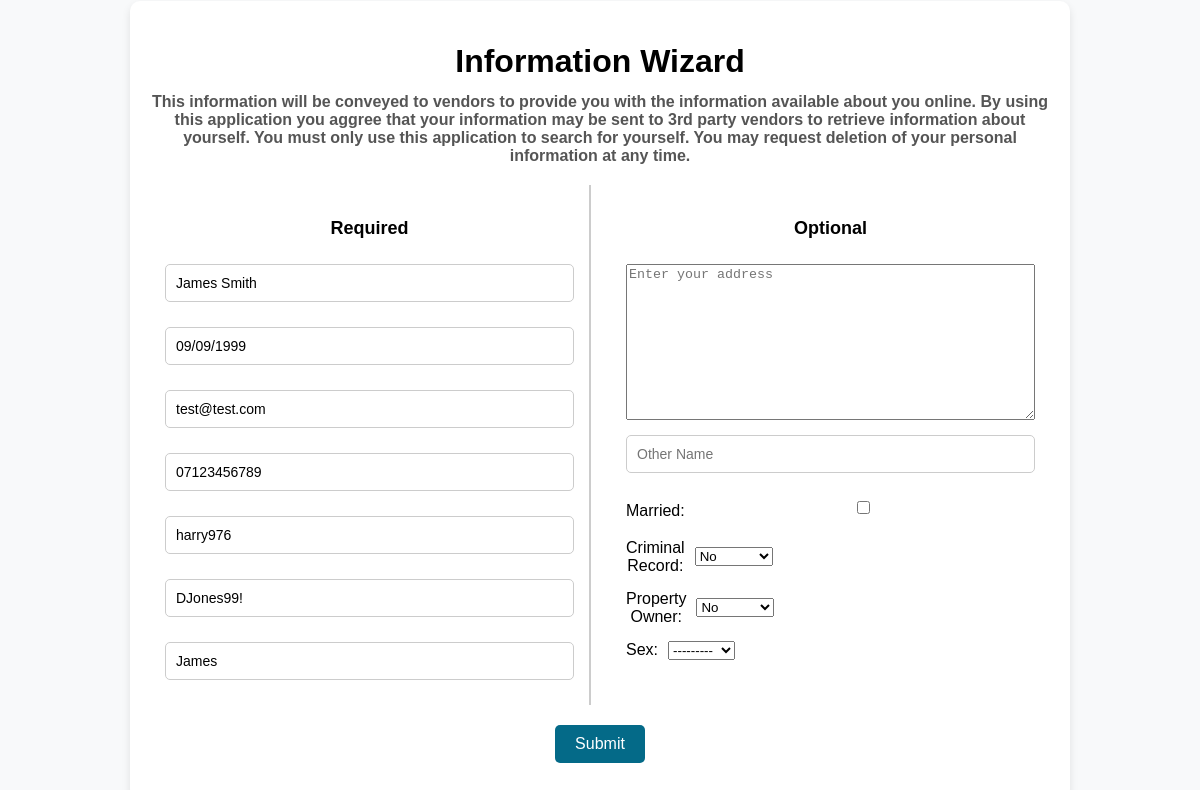
The app's page /DataForm/ (signed in), older data.
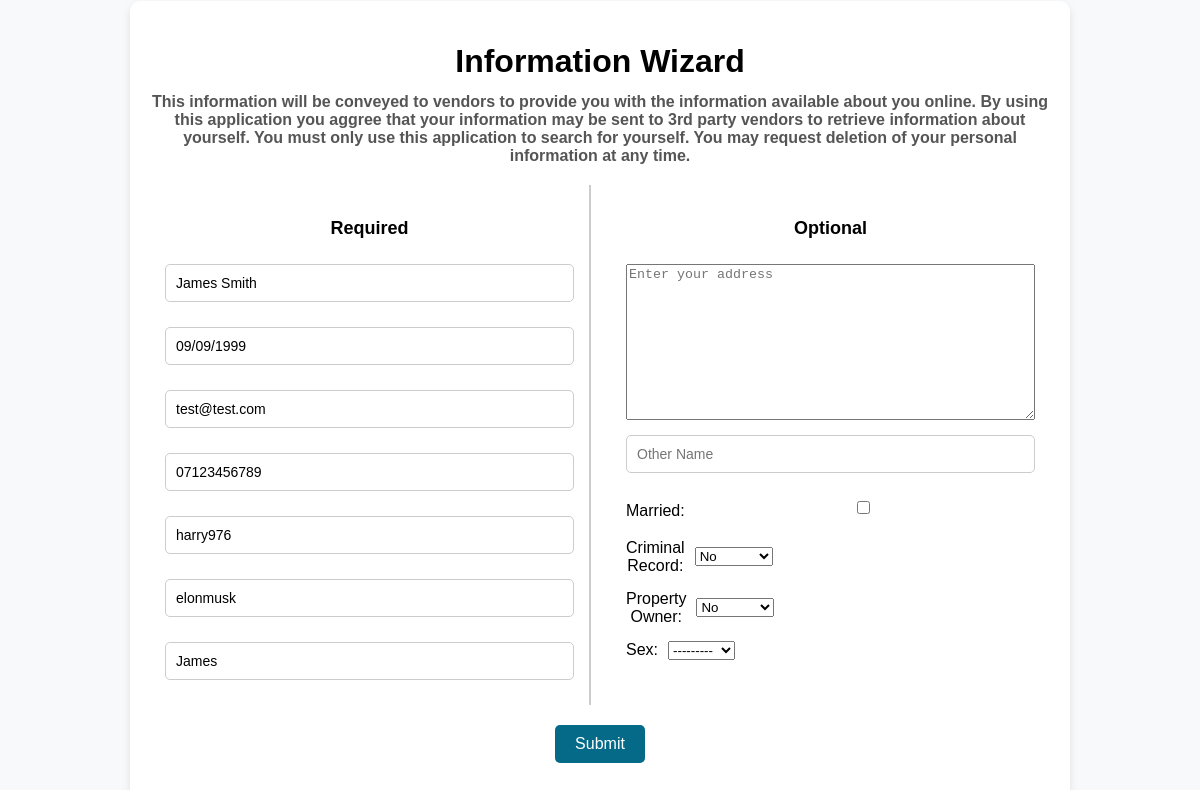
The same page, newer data.
### DigitalWaves_App/models.py (models this page shows, shortened)
class UserInformation(models.Model):
    user = models.OneToOneField(User, on_delete=models.CASCADE)  # Link to the Auth User Database table
    Name = models.CharField(max_length=100)
    DOB = models.DateField()
    Married = models.BooleanField(default=False) # not in use
    Email = models.EmailField()
    PhoneNumber = models.CharField(max_length=15)
    FacebookID = models.CharField(max_length=100, blank=False, null=False)
    TwitterID = models.CharField(max_length=100, blank=False, null=False)
    LinkedinUsername = models.CharField(max_length=100, blank=False, null=False)
    Address = models.TextField(max_length=128, blank=True, null=True)
    OtherName = models.CharField(max_length=100, blank=True, null=True) # not in use
    CriminalRecord = models.BooleanField(default=False, null=True) # not in use
    OwnProperty = models.BooleanField(default=False, null=True)
    Sex = models.CharField(max_length=6, choices=[('Male', 'Male'), ('Female', 'Female')], blank=True, null=True) # not in use
    PreviousScore = models.IntegerField(default=False, null=True)

### DigitalWaves_App/views.py (the view)
# urls.py: path('DataForm/', views.DataForm, name="DataForm"),
@never_cache
@login_required
def DataForm(request):
    print("entered view. success")
    try:
        ExistingUserInfo = UserInformation.objects.get(user=request.user)
    except UserInformation.DoesNotExist:
        ExistingUserInfo = None
    if request.method == 'POST':
        UserDataForm = UserInformationForm(request.POST, instance=ExistingUserInfo)
        print("the method was POST. success")
        if UserDataForm.is_valid():
            print("Form is valid. success")
            SaveUserForm = UserDataForm.save(commit=False)
            SaveUserForm.user = request.user
            SaveUserForm.save()
            print("form is saved. success")
            return redirect('MainPage')
        else:
            print(UserDataForm.errors)
    else:
        if ExistingUserInfo:
           UserDataForm = UserInformationForm(instance=ExistingUserInfo)
        else:
            UserDataForm = UserInformationForm()
    return render(request, "DataForm.html", {'form': UserDataForm})

### DigitalWaves_App/templates/DataForm.html (shortened to what this page needs)
﻿<!DOCTYPE html>
<html lang="en" xmlns="http://www.w3.org/1999/xhtml">
<head>
</head>
<body>
    <div class="FormContainer">
        <h1>Information Wizard</h1>
        <h2>
            This information will be conveyed to vendors to provide you with the information available
            about you online. By using this application you aggree that your information may be sent to 3rd party vendors to retrieve information about yourself.
            You must only use this application to search for yourself. You may request deletion of your personal information at any time.
        </h2>
        <form method="post" action="{% url 'DataForm' %}">
            <div class="form-wrapper">
                <div class="RequiredForm">
                    <h3>Required</h3>
                    {{ form.Name }}
                    {{ form.DOB }}
                    {{ form.Email }}
                    {{ form.PhoneNumber }}
                    {{ form.FacebookID }}
                    {{ form.TwitterID }}
                    {{ form.LinkedinUsername }}
                </div>
                <div class="OptionalForm">
                    <h3>Optional</h3>
                    {{ form.Address }}
                    {{ form.OtherName }}
                    <label>
                        <span>Married:</span>
                        {{ form.Married }}
                    </label>
                    <label>
                        <span>Criminal Record:</span>
                        {{ form.CriminalRecord }}
                    </label>
                    <label>
                        <span>Property Owner:</span>
                        {{ form.OwnProperty }}
                    </label>
                    <label>
                        <span>Sex:</span>
                        {{ form.Sex }}
                    </label>
                </div>
            </div>
            <button type="submit">Submit</button>
        </form>
    </div>
</body>
</html>

### DigitalWaves_App/templates/DataForm.html (style rules this page uses)
body { font-family: Arial, sans-serif; display: flex; justify-content: center; align-items: center; min-height: 100vh; margin: 0; background-color: #f8f9fa; }
.FormContainer { text-align: center; padding: 20px; border-radius: 10px; background-color: white; box-shadow: 0px 4px 8px rgba(0, 0, 0, 0.1); width: 80%; max-width: 900px; position: relative; }
.FormContainer h1 { margin-bottom: 10px; }
.FormContainer h2 { font-size: 16px; color: #555; margin-bottom: 20px; }
input { width: 100%; padding: 10px; margin-bottom: 10px; border: 1px solid #ccc; border-radius: 5px; font-size: 14px; box-sizing: border-box; }
.form-wrapper { display: flex; justify-content: space-between; gap: 20px; flex-wrap: wrap; flex-grow: 1; }
.RequiredForm, .OptionalForm { flex: 1; display: flex; flex-direction: column; gap: 15px; padding: 15px; box-sizing: border-box; }
.RequiredForm { border-right: 2px solid #ccc; }
.RequiredForm h3, .OptionalForm h3 { text-align: center; font-size: 18px; margin-bottom: 10px; color: black; }
button { padding: 10px 20px; background-color: #046A88; border: none; border-radius: 5px; color: white; font-size: 16px; cursor: pointer; margin-top: 20px; align-self: flex-end; }
label { display: flex; align-items: center; gap: 10px; }
label span { flex: 0 0 15px; }
input[type="checkbox"], input[type="radio"] { margin-left: auto; }

Row changes from the older to the newer data that the page shows:
changed UserInformation "James Smith": TwitterID "DJones99!" → "elonmusk"
